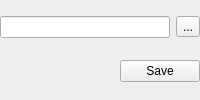
<?xml version="1.0" encoding="UTF-8"?>
<ui version="4.0">
 <class>PathEdit</class>
 <widget class="QWidget" name="PathEdit">
  <property name="windowTitle">
   <string>PathEdit</string>
  </property>
  <layout class="QGridLayout" name="layout_pathedit">
   <property name="leftMargin">
    <number>0</number>
   </property>
   <property name="topMargin">
    <number>0</number>
   </property>
   <property name="rightMargin">
    <number>0</number>
   </property>
   <property name="bottomMargin">
    <number>0</number>
   </property>
   <item row="0" column="1">
    <widget class="QToolButton" name="path_select">
     <property name="text">
      <string notr="true">...</string>
     </property>
    </widget>
   </item>
   <item row="0" column="0">
    <widget class="QLineEdit" name="text_edit"/>
   </item>
   <item row="1" column="0" colspan="2">
    <layout class="QHBoxLayout" name="layout_pathedit_save">
     <item>
      <spacer name="hs_save">
       <property name="orientation">
        <enum>Qt::Horizontal</enum>
       </property>
       <property name="sizeHint" stdset="0">
        <size>
         <width>40</width>
         <height>0</height>
        </size>
       </property>
      </spacer>
     </item>
     <item>
      <widget class="QPushButton" name="save_path_button">
       <property name="enabled">
        <bool>true</bool>
       </property>
       <property name="text">
        <string>Save</string>
       </property>
      </widget>
     </item>
    </layout>
   </item>
  </layout>
 </widget>
 <resources/>
 <connections/>
</ui>
